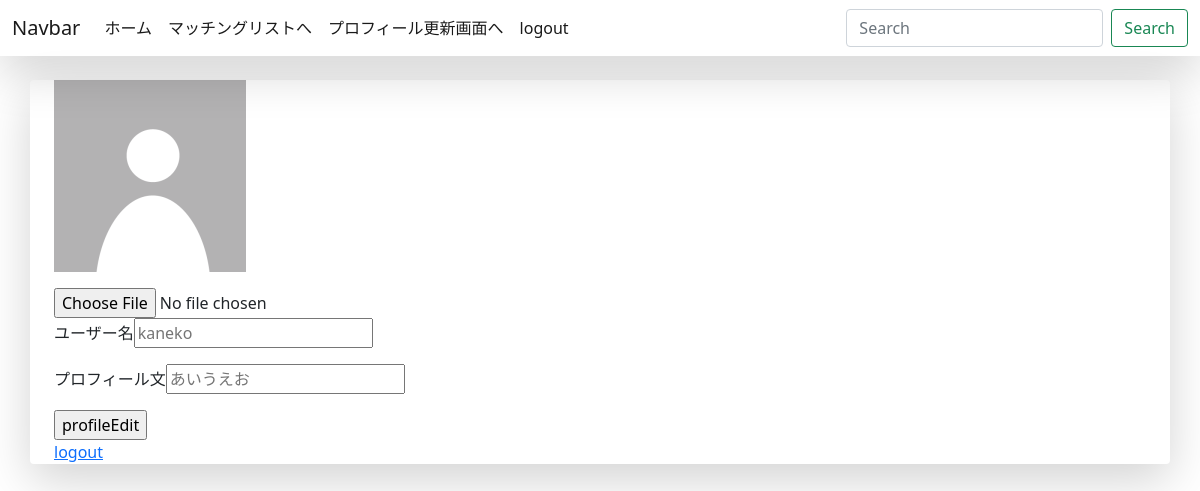
The page /profileEdit/ (signed in) on the database as committed earlier.
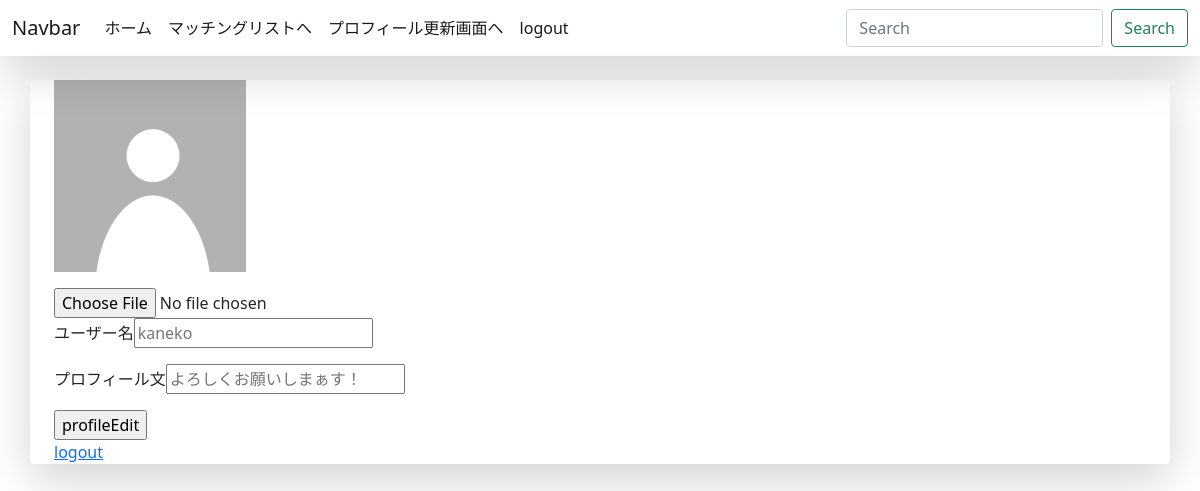
The same page on the database as committed later.
### boardapp/models.py (models this page shows)
class Profile(models.Model):
    user = models.OneToOneField(User, on_delete=models.CASCADE,primary_key=True)
    image = models.ImageField(upload_to='')
    image2 = models.ImageField(upload_to='')
    image3 = models.ImageField(upload_to='')
    image4 = models.ImageField(upload_to='')
    image5 = models.ImageField(upload_to='')
    gender = models.CharField(max_length=20, blank=True)
    birth_date = models.DateField(null=True, blank=True)
    age = models.IntegerField(null=True, blank=True, default=1)
    location = models.CharField(max_length=30, blank=True)
    introduction_text = models.CharField(max_length=500, blank=True)

### boardapp/views.py (the view, shortened to what this page needs)
# urls.py: path('profileEdit/', profileEditfunc, name='profileEdit'),
def profileEditfunc(request):
    profile = Profile.objects.get(pk=request.user.id)
    return render(request, 'profileEdit.html', {'profile':profile})

### templates/profileEdit.html (shortened to what this page needs)
{% extends 'base.html' %}
{% block content %}
<div class="container">
    <form method="POST" enctype="multipart/form-data">{% csrf_token %}
        <p>
            <label>
                <span><img src="{{ profile.image }}"></span>
            </label>
        </p>
        <input type="file" name="image">
        <p>ユーザー名<input type="text" name="name" placeholder="{{ user.get_username }}"></p>
        <p>プロフィール文<input type="text" name="text" placeholder="{{ profile.introduction_text }}"></p>
        <input type="submit" value="profileEdit">
    </form>
<a href="{% url 'logout' %}">logout</a>
</div>
{% endblock content %}

Rows that differ between the two databases and show on the page:
changed Profile: text "あいうえお" → "よろしくお願いしまぁす！"
